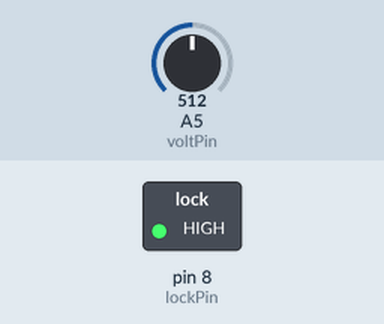
Bench run of a sketch on a simulated Arduino Uno, built with avr-gcc and run on an emulated ATmega328P. Parts: switched loads named in the sketch (green lamp = pin HIGH). Inputs (shaded band) come from the test bench; at power-on: A5 (voltPin) = 512.

Above: at 0.1 s.
At 0.8 s:
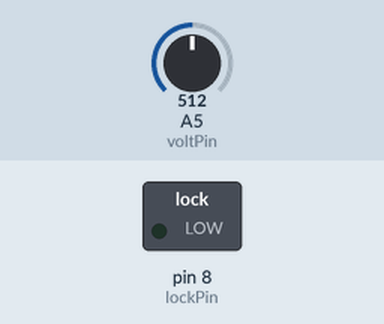
Timing chart, 0 to 2.3 s (numbered marks = the images above):
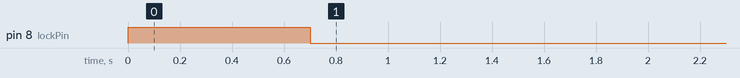

The sketch:

finalPuzzle.ino
```cpp
#define voltPin A5
#define lockPin 8

int counter = 0;

void setup() {
  //Serial.begin(9600);
  pinMode(lockPin, OUTPUT);
  pinMode(voltPin, INPUT);
  digitalWrite(lockPin, HIGH);

}

void loop() {
  int sensorValue = analogRead(voltPin); //read analog value
  float voltage = sensorValue * (5.0 / 1023.0); //convert to voltage
  if(voltage > 0.4){ //increase counter if voltage greater than .4
    counter++;
  }
  if(counter > 7){ //open lock if counter goes above 7
    digitalWrite(lockPin, LOW);
    counter = 0; //reset counter
  }
    if(voltage < 0.4){ //if voltage not above .4, reset counter
    counter = 0;
    digitalWrite(lockPin, HIGH);
  }
  delay(100);

}
```

Measured:
- by itself, pin 8 (lockPin): HIGH → LOW at 0.70 s
